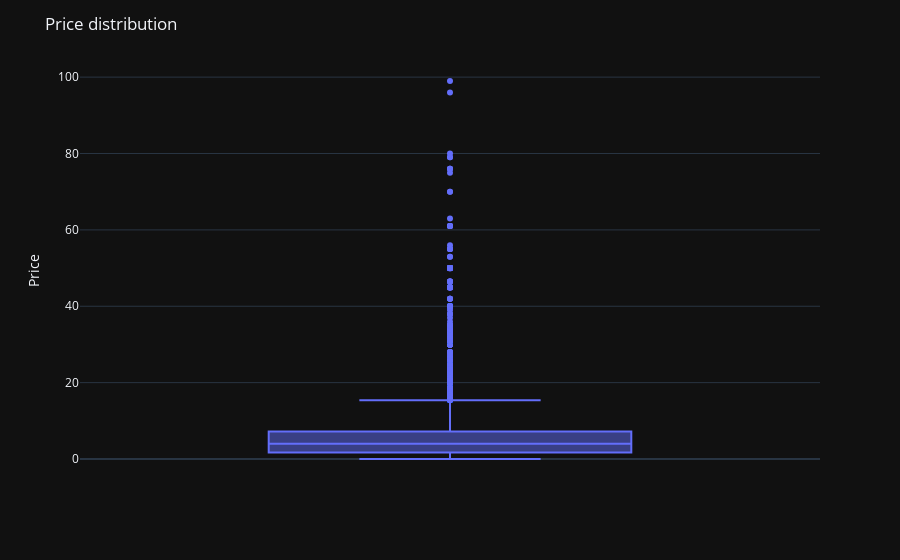

This figure's notebook cell:
### Code cell
# plot the price distribution, removing the outliers
fig = px.box(games[games.price < 100], y='price')
fig.update_layout(title='Price distribution', yaxis_title='Price')
fig.show()

### Figure 1 — Plotly figure (JSON) as saved in the notebook; plotly's stock layout.template omitted (floating-point values rounded to 4 significant figures; data arrays with more than 128 entries replaced by an {"elided": "..."} marker saying what was removed)
{"data": [{"alignmentgroup": "True", "hovertemplate": "price=%{y}<extra></extra>", "legendgroup": "", "marker": {"color": "#636efa"}, "name": "", "notched": false, "offsetgroup": "", "orientation": "v", "showlegend": false, "x0": " ", "xaxis": "x", "y": {"elided": "27064 float values"}, "y0": " ", "yaxis": "y", "type": "box"}], "layout": {"xaxis": {"anchor": "y", "domain": [0.0, 1.0]}, "yaxis": {"anchor": "x", "domain": [0.0, 1.0], "title": {"text": "Price"}}, "legend": {"tracegroupgap": 0}, "margin": {"t": 60}, "boxmode": "group", "title": {"text": "Price distribution"}}}
